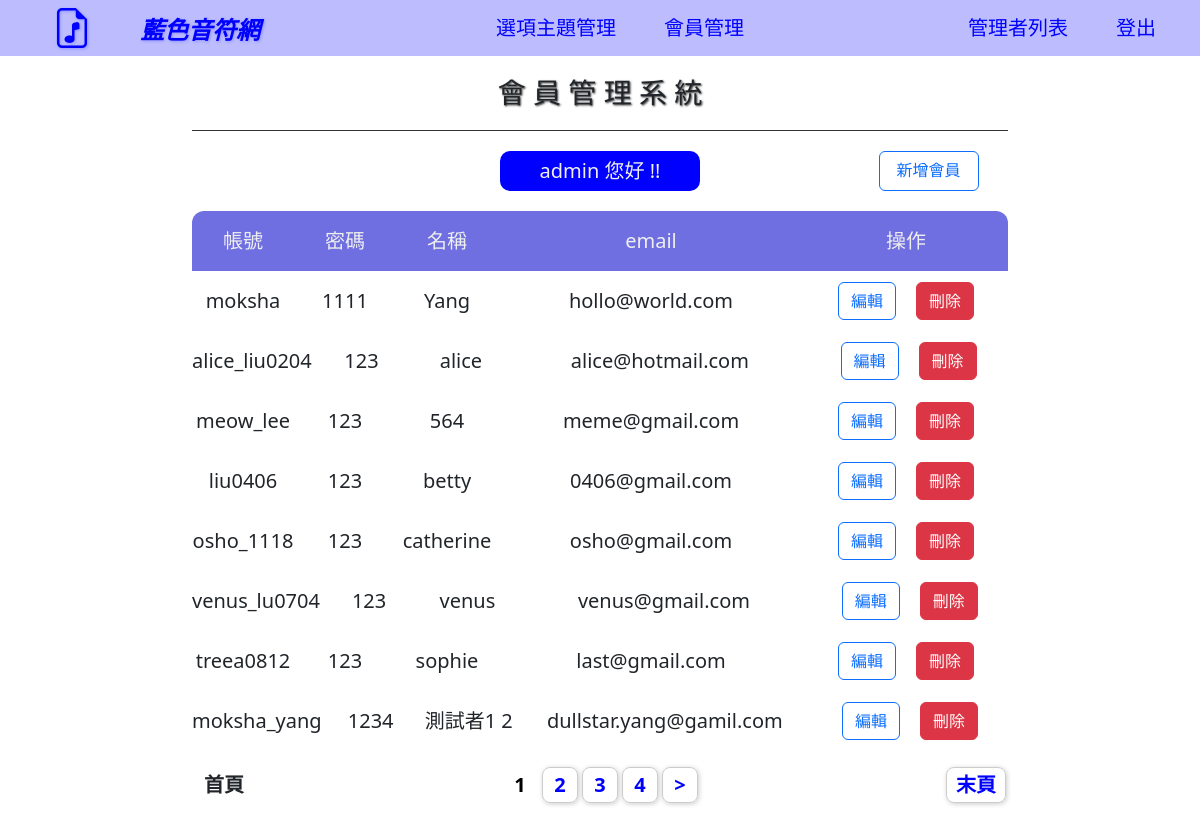
The page /admin_center.php?do=users&p=1 (signed in) on the database its author committed.
### tables this page shows
CREATE TABLE `users_hw` (
  `id` int(12) NOT NULL,
  `acc` varchar(16) NOT NULL,
  `pw` varchar(16) NOT NULL,
  `name` varchar(12) NOT NULL,
  `email` varchar(64) NOT NULL,
  `creaded_at` timestamp NOT NULL DEFAULT current_timestamp(),
  `last_login` timestamp NOT NULL DEFAULT current_timestamp() ON UPDATE current_timestamp()
);

### db/base.php (called while the page is built, shortened)
<?php
class DB
{
    protected $table;
       protected $dsn="mysql:host=localhost;charset=utf8;dbname=opinion";
    protected $pdo;
    function __construct($table)
    {
        $this->pdo = new PDO($this->dsn,'root','');
        $this->table = $table;
    }
    function mathSql($math,$col,...$arg){
        $sql = "select $math($col) from $this->table  ";
        return $sql;
    }
    function all(...$arg){
        $sql = "select * from $this->table ";
        if(isset($arg[0])){
            if(is_array($arg[0])){
                $tmp = $this->arrayToSqlArray($arg[0]);
                $sql .= " where " .join(" && ",$tmp);
            }else{
                $sql .= $arg[0];
            }
        }
        return $this->pdo->query($sql)->fetchAll(PDO::FETCH_ASSOC);
    }
    function count(...$arg){
        $sql = $this->mathSql("count","*",...$arg);
        return $this->pdo->query($sql)->fetchColumn();
    }
}
$user = new DB("users_hw");

### back/users.php (the view, shortened to what this page needs)
<?php
 $tt = $user->count();
 $num = 8;
 $pages = ceil($tt / $num);
 $now = $_GET['p'] ?? 1;
 $start = ($now - 1) * $num;
 $clients = $user->all(" limit $start ,$num");
?>
<h1>會 員 管 理 系 統</h1>
<nav class="ad_user">
    <div></div>
    <div class="admin"><?= $_SESSION['admin'] ?> 您好 !!</div>
    <a href="?do=add_user&p=<?=$pages?>" class="btn btn-outline-primary">新增會員</a>
</nav>
<div class="usersList">
    <div class="item">
        <div >帳號</div>
        <div >密碼</div>
        <div >名稱</div>
        <div>email</div>
        <div>操作</div>
    </div>
    <div class="users ">
        <?php
        foreach ($clients as $client) {
        ?>
            <div class="userData">
                <div><?= $client['acc'] ?></div>
                <div><?= $client['pw'] ?></div>
                <div><?= $client['name'] ?></div>
                <div><?= $client['email'] ?></div>
                <div class="operate">
                    <a href="?do=user_edit&id=<?= $client['id'] ?>&p=<?=$_GET['p']?>" class="btn btn-outline-primary">編輯</a>
                    <a href="./api/user_del.php?id=<?= $client['id'] ?>" class="btn btn-danger" onclick="
                                return confirm('確定刪除會員帳號 : <?= $client['acc'] ?>  ?')">刪除</a>
                </div>
            </div>
        <?php } ?>
    </div>
    <div class="pages">
        <?php
        if ($now == 1) {
            echo "<div class='now'>";
            echo "首頁";
            echo "</div>";
        } else {
            echo "<a href=?do=users&p=1 class='fi'>首頁</a>";
        }
        ?>
        <div>
            <?php
            if ($pages >= 5) {
                if ($now >= 3 && $now <= ($pages - 2)) {
                    $startPage = $now - 2;
                } else if (($now - 2) < 3) {
                    $startPage = 1;
                } else {
                    $startPage = $pages - 4;
                }
                for ($i = $startPage; $i <= ($startPage + 4); $i++) {
                    $nowPage = ($i == $now) ? "now" : "";
                    echo "<a href='?do=users&p=$i' class='$nowPage'> $i </a>";
                }
            } else {
                $startPage = 1;
                for ($i = $startPage; $i <= $pages ; $i++) {
                    $nowPage = ($i == $now) ? "now" : "";
                    echo "<a href='?do=users&p=$i' class='$nowPage'> $i </a>";
                }
            }
            if (($now + 1) <= $pages) {
                echo "<a href=?do=users&p=" . ($now + 1) . " class='fe'> > </a>";
            }
            ?>
        </div>
        <?php
        if ($now == $pages) {
            echo "<div class='now'>";
            echo "末頁";
            echo "</div>";
        } else {
            echo "<a href=?do=users&p=$pages class='fi'>末頁</a>";
        }
        ?>
    </div>
</div>

### css/front.css (style rules this page uses)
:root { --darkBlue: #000080; --lightBlue: #4D4DFF60; --blue: #00f; --darkenBlue: #262680; --fadeBlue: #0000CC; --white: #fff; }
h1 { width: 60%; padding-top: 30px; margin: auto; padding-bottom: 40px; text-align: center; border-bottom: 1px solid #333; text-shadow: 1px 1px 2px #333; font-weight: bold; line-height: 30px; }

### css/back.css (style rules this page uses)
:root { --darkBlue:#000080; --lightBlue:#4D4DFF60; --blue:#00f; --darkenBlue:#262680; --fadeBlue:#0000CC90; --white:#fff; }
* { box-sizing: border-box; padding: 0; margin: 0; }
h1,h3 { text-align: center; padding: 20px 0; text-shadow: 1px 1px 2px #333; margin:auto; font-size: 28px; }
.item , .userData { display: grid; grid-template-columns: repeat(5,1fr); grid-auto-rows: 60px; font-size: 20px; justify-items: center; align-items: center; margin: auto; }
.item { background-color: var(--fadeBlue); border-radius: 12px 12px 0 0; color:#eee; text-align: center; line-height: 40px; }
.users { text-align: center; line-height: 40px; height: 480px; margin: auto; }
.item , .users, h1 { width: 68%; min-width: 560px; }
.operate { display: grid; grid-template-columns:1fr 1fr; grid-gap:20px; }
.pages .fi { width: 60px; }
.pages .fe { width: 36px; }
.pages { text-align: center; }
.pages { min-width: 560px; font-size: 20px; font-weight: bolder; margin: 1rem auto; display: flex; justify-content: space-between; width: 68%; }
.pages a { display: inline-flex; justify-content: center; align-items: center; text-decoration: none; border: 1px solid #ccc; box-shadow: 1px 1px 5px #ccc; text-align: center; width: 36px; height: 36px; border-radius: 8px; margin: 0 2px; color: #00f; }
.pages div { padding: 0 12px; height: 36px; line-height: 36px; text-align: center; }
a.now { color: #000; font-weight: 800; border:none; box-shadow:none; }
.admin { width: 200px; height: 40px; font-size: 20px; background-color:var(--blue); color: #eee; border-radius: 10px; margin:20px auto; line-height: 24px; padding: 8px; text-align: center; }

### back/users.php (style rules this page uses)
.ad_user { width: 65%; margin: auto; display: grid; grid-template-columns: 1fr 5fr 1fr; }
.ad_user a { display: block; width: 100px; height: 40px; align-self: center; }
.item,.userData { display: grid; grid-template-columns: 1fr 1fr 1fr 3fr 2fr; }

### rows shown on the page
users_hw: acc "moksha", pw "1111", name "Yang", email "hollo@world.com"
users_hw: acc "alice_liu0204", pw "123", name "alice", email "alice@hotmail.com"
users_hw: acc "meow_lee", pw "123", name "564", email "meme@gmail.com"
users_hw: acc "liu0406", pw "123", name "betty", email "0406@gmail.com"
users_hw: acc "osho_1118", pw "123", name "catherine", email "osho@gmail.com"
users_hw: acc "venus_lu0704", pw "123", name "venus", email "venus@gmail.com"
users_hw: acc "treea0812", pw "123", name "sophie", email "last@gmail.com"
users_hw: acc "moksha_yang", pw "1234", name "測試者1 2", email "dullstar.yang@gamil.com"

### other values the page prints
$_SESSION['admin'] "admin"
